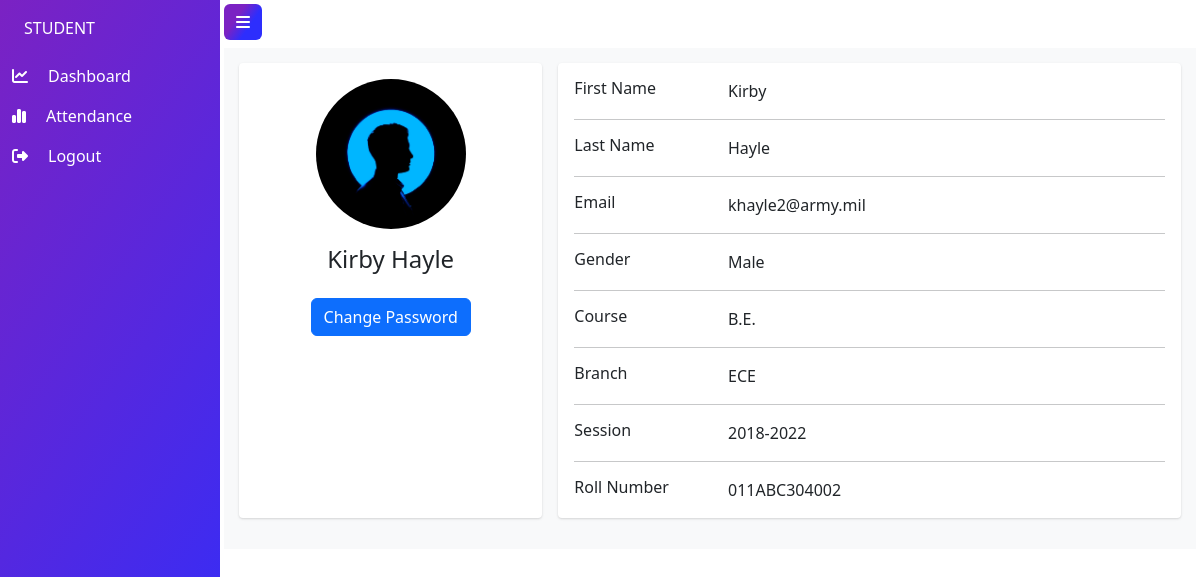
Page /student/dashboard/ (signed in) on the committed database.
### authentication/models.py (models this page shows, shortened)
class Student(models.Model):
    user = models.OneToOneField(CustomUser, on_delete=models.CASCADE)
    roll_no = models.CharField(max_length=32)
    branch = models.CharField(max_length=120)
    course = models.CharField(max_length=120)
    session = models.CharField(max_length=9)
    dataset_created = models.BooleanField(default=False)
    model_trained = models.BooleanField(default=False)

class CustomUser(AbstractUser):
    USER_TYPE = ((1, "ADMIN"), (2, "Student"))
    GENDER = [("M", "Male"), ("F", "Female"), ("N", "Non-binary")]
    id = models.UUIDField(primary_key=True, default=uuid.uuid4, editable=False)
    username = None  # Removed username, using email instead
    email = models.EmailField(unique=True)
    user_type = models.CharField(default=1, choices=USER_TYPE, max_length=1)
    gender = models.CharField(max_length=1, choices=GENDER)
    profile_pic = models.ImageField(upload_to=profile_pic_directory_path, blank=True, null=True)
    created_at = models.DateTimeField(auto_now_add=True)
    updated_at = models.DateTimeField(auto_now=True)
    USERNAME_FIELD = "email"
    REQUIRED_FIELDS = []
    objects = CustomUserManager()

### authentication/student_views.py (the view)
# urls.py: path("", views.index, name="home"),
def index(request):
    student = get_object_or_404(Student, user=request.user)
    context = {"student": student}
    return render(request, "student_templates/index.html", context)

### templates/student_templates/index.html (shortened to what this page needs)
{% extends "student_templates/base.html" %}
{% load static %}
{% block head %}
<link rel="stylesheet" type="text/css" href= {% static 'css/student_details.css' %}>
{% endblock head %}
{% block content %}
<div class="container main-body bg-light h-100">
    <div class="row gutters-sm">
      <div class="col-md-4 mb-3">
        <div class="card h-100">
          <div class="card-body">
            <div class="d-flex flex-column align-items-center text-center">
              {% if student.user.profile_pic %}
              <img
                src="{% static student.user.profile_pic.url %}"
                alt="Admin"
                class="rounded-circle"
                width="150"
              />
              {% else %}
              <img src={% static 'img/user.jpg' %} alt="Admin"
              class="rounded-circle" width="150" />
              {% endif %}
              <div class="mt-3">
                <h4>{{student.user.first_name}} {{student.user.last_name}}</h4>
              </div>
              <div class="mt-3">
                <button
                  type="button"
                  class="btn btn-primary"
                  data-bs-toggle="modal"
                  data-bs-target="#changePasswordModal"
                >
                  Change Password
                </button>
              </div>
            </div>
          </div>
        </div>
      </div>
      <div class="col-md-8">
        <div class="card mb-3">
          <div class="card-body">
            <div class="row">
              <div class="col-sm-3">
                <h6 class="mb-0">First Name</h6>
              </div>
              <div class="col-sm-9">{{student.user.first_name}}</div>
            </div>
            <hr />
            <div class="row">
              <div class="col-sm-3">
                <h6 class="mb-0">Last Name</h6>
              </div>
              <div class="col-sm-9">{{student.user.last_name}}</div>
            </div>
            <hr />
            <div class="row">
              <div class="col-sm-3">
                <h6 class="mb-0">Email</h6>
              </div>
              <div class="col-sm-9">{{student.user.email}}</div>
            </div>
            <hr />
            <div class="row">
              <div class="col-sm-3">
                <h6 class="mb-0">Gender</h6>
              </div>
              <div class="col-sm-9">
                {% if student.user.gender == "M" %} Male
                {% elif student.user.gender == "F" %} Female
                {% else %} Non-binary
                {% endif %}
              </div>
            </div>
            <hr />
            <div class="row">
              <div class="col-sm-3">
                <h6 class="mb-0">Course</h6>
              </div>
              <div class="col-sm-9">{{student.course}}</div>
            </div>
            <hr />
            <div class="row">
              <div class="col-sm-3">
                <h6 class="mb-0">Branch</h6>
              </div>
              <div class="col-sm-9">{{student.branch}}</div>
            </div>
            <hr />
            <div class="row">
              <div class="col-sm-3">
                <h6 class="mb-0">Session</h6>
              </div>
              <div class="col-sm-9">{{student.session}}</div>
            </div>
            <hr />
            <div class="row">
              <div class="col-sm-3">
                <h6 class="mb-0">Roll Number</h6>
              </div>
              <div class="col-sm-9">{{student.roll_no}}</div>
            </div>
          </div>
        </div>
      </div>
    </div>
  </div>
{% endblock content %}

### attendance_management/static/css/student_details.css (style rules this page uses)
.main-body { padding: 15px; }
.card { box-shadow: 0 1px 3px 0 rgba(0,0,0,.1), 0 1px 2px 0 rgba(0,0,0,.06); }
.card { position: relative; display: flex; flex-direction: column; min-width: 0; word-wrap: break-word; background-color: #fff; background-clip: border-box; border: 0 solid rgba(0,0,0,.125); border-radius: .25rem; }
.card-body { flex: 1 1 auto; min-height: 1px; padding: 1rem; }
.gutters-sm { margin-right: -8px; margin-left: -8px; }
.gutters-sm>.col, .gutters-sm>[class*=col-] { padding-right: 8px; padding-left: 8px; }
.mb-3, .my-3 { margin-bottom: 1rem!important; }
.h-100 { height: 100%!important; }

### rows in the picture
Student: user.first_name "Kirby", user.last_name "Hayle", user.email "khayle2@army.mil", course "B.E.", branch "ECE", session "2018-2022", roll_no "011ABC304002"
